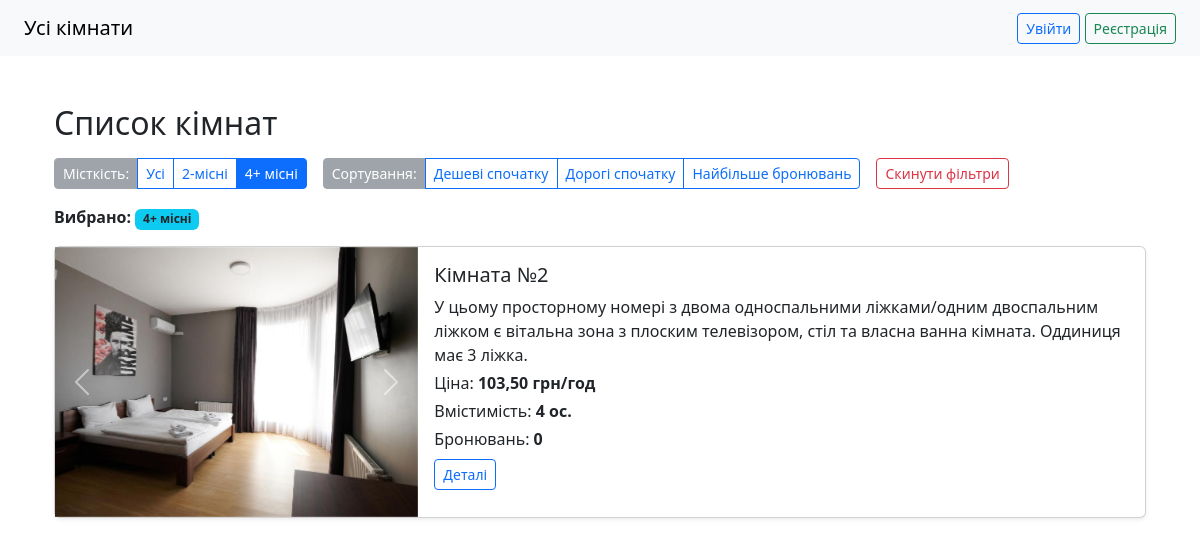
The app's page /?capacity=4plus with its own data.
### booking/models.py (models this page shows, shortened)
class RoomImage(models.Model):
    room = models.ForeignKey(Room, on_delete = models.CASCADE, related_name = 'images')
    image = models.ImageField(upload_to = 'room_images/')
    class Meta:
        verbose_name = "Фото кімнати"
        verbose_name_plural = "Фото кімнат"

class Room(models.Model):
    number = models.PositiveIntegerField(unique = True)
    description = models.TextField(blank = True)
    capacity = models.PositiveIntegerField()
    price_per_hour = models.DecimalField(max_digits = 6, decimal_places = 2)
    is_active = models.BooleanField(default=True)
    class Meta:
        verbose_name = "Кімната"
        verbose_name_plural = "Кімнати"

### booking/views.py (the view)
# urls.py: path('', views.room_list, name='room_list'),
def room_list(request: HttpRequest):
    rooms = Room.objects.filter(is_active=True)
    capacity = request.GET.get('capacity')
    if capacity == '2':
        rooms = rooms.filter(capacity=2)
    elif capacity == '4plus':
        rooms = rooms.filter(capacity__gte=4)
    sort = request.GET.get('sort')
    if sort == 'cheap':
        rooms = rooms.order_by('price_per_hour')
    elif sort == 'expensive':
        rooms = rooms.order_by('-price_per_hour')
    elif sort == 'bookings':
        rooms = rooms.annotate(num_bookings=Count('bookings')).order_by('-num_bookings')
    else:
        rooms = rooms.annotate(num_bookings=Count('bookings'))
    return render(request, 'booking/room_list.html', {
        'rooms': rooms,
        'capacity': capacity,
        'sort': sort,
    })

### booking/templates/booking/room_list.html (shortened to what this page needs)
{% extends 'base.html' %}
{% block content %}
<div class="container py-4">
  <h2 class="mb-3">Список кімнат</h2>
  <div class="d-flex flex-wrap gap-3 mb-3 align-items-start">
    <div>
      <div class="btn-group" role="group" aria-label="Фільтр місткості">
        <span class="btn btn-sm btn-secondary disabled">Місткість:</span>
        <a href="{% url 'room_list' %}?{% if sort %}sort={{ sort }}&{% endif %}capacity=all"
           class="btn btn-sm {% if not capacity or capacity == 'all' %}btn-primary{% else %}btn-outline-primary{% endif %}">
          Усі
        </a>
        <a href="{% url 'room_list' %}?{% if sort %}sort={{ sort }}&{% endif %}capacity=2"
           class="btn btn-sm {% if capacity == '2' %}btn-primary{% else %}btn-outline-primary{% endif %}">
          2-місні
        </a>
        <a href="{% url 'room_list' %}?{% if sort %}sort={{ sort }}&{% endif %}capacity=4plus"
           class="btn btn-sm {% if capacity == '4plus' %}btn-primary{% else %}btn-outline-primary{% endif %}">
          4+ місні
        </a>
      </div>
    </div>
    <div>
      <div class="btn-group" role="group" aria-label="Сортування">
        <span class="btn btn-sm btn-secondary disabled">Сортування:</span>
        <a href="{% url 'room_list' %}?{% if capacity %}capacity={{ capacity }}&{% endif %}sort=cheap"
           class="btn btn-sm {% if sort == 'cheap' %}btn-primary{% else %}btn-outline-primary{% endif %}">
          Дешеві спочатку
        </a>
        <a href="{% url 'room_list' %}?{% if capacity %}capacity={{ capacity }}&{% endif %}sort=expensive"
           class="btn btn-sm {% if sort == 'expensive' %}btn-primary{% else %}btn-outline-primary{% endif %}">
          Дорогі спочатку
        </a>
        <a href="{% url 'room_list' %}?{% if capacity %}capacity={{ capacity }}&{% endif %}sort=bookings"
           class="btn btn-sm {% if sort == 'bookings' %}btn-primary{% else %}btn-outline-primary{% endif %}">
          Найбільше бронювань
        </a>
      </div>
    </div>
    <div>
      <a href="{% url 'room_list' %}" class="btn btn-sm btn-outline-danger">Скинути фільтри</a>
    </div>
  </div>
  <div class="mb-3">
    {% if capacity and capacity != 'all' or sort %}
      <div>
        <strong>Вибрано:</strong>
        {% if capacity and capacity != 'all' %}
          <span class="badge bg-info text-dark me-1">
            {% if capacity == '2' %}2-місні{% elif capacity == '4plus' %}4+ місні{% endif %}
          </span>
        {% endif %}
      </div>
    {% endif %}
  </div>
  {% for room in rooms %}
    <div class="card mb-4 shadow-sm">
      <div class="row g-0">
        <div class="col-md-4">
          {% if room.images.all %}
          <div id="carouselRoom{{ room.id }}" class="carousel slide" data-bs-ride="carousel">
            <div class="carousel-inner">
              {% for image in room.images.all %}
                <div class="carousel-item {% if forloop.first %}active{% endif %}">
                  <a href="{% url 'room' room.pk %}">
                    <img src="{{ image.image.url }}" class="d-block w-100" style="height: 270px; object-fit: cover;" alt="Фото кімнати">
                  </a>
                </div>
              {% endfor %}
            </div>
            {% if room.images.count > 1 %}
              <button class="carousel-control-prev" type="button" data-bs-target="#carouselRoom{{ room.id }}" data-bs-slide="prev">
                <span class="carousel-control-prev-icon" aria-hidden="true"></span>
              </button>
              <button class="carousel-control-next" type="button" data-bs-target="#carouselRoom{{ room.id }}" data-bs-slide="next">
                <span class="carousel-control-next-icon" aria-hidden="true"></span>
              </button>
            {% endif %}
          </div>
          {% else %}
            <div class="text-muted text-center" style="height: 200px; background-color: #f8f9fa; display: flex; align-items: center; justify-content: center;">
              <span>Без фото</span>
            </div>
          {% endif %}
        </div>
        <div class="col-md-8">
          <div class="card-body">
            <h5 class="card-title">Кімната №{{ room.number }}</h5>
            <p class="card-text mb-1">{{ room.description|default:"Без опису" }}</p>
            <p class="mb-1">Ціна: <strong>{{ room.price_per_hour }} грн/год</strong></p>
            <p class="mb-1">Вмістимість: <strong>{{ room.capacity }} ос.</strong></p>
            {% if room.num_bookings is not None %}
              <p class="mb-2">Бронювань: <strong>{{ room.num_bookings }}</strong></p>
            {% endif %}
            <a href="{% url 'room' room.pk %}" class="btn btn-sm btn-outline-primary">Деталі</a>
          </div>
        </div>
      </div>
    </div>
  {% empty %}
    <div class="alert alert-info">Немає доступних кімнат за вибраними фільтрами.</div>
  {% endfor %}
</div>
{% endblock %}

### records on screen
Room: number "2", description "У цьому просторному номері з двома односпальними ліжками/одним двоспальним ліжком є вітальна зона з плоским телевізором, стіл та власна ванна кімната. Оддиниця має 3 ліжка.", price_per_hour "103,50", capacity "4", num_bookings "0"
RoomImage: image (picture)
